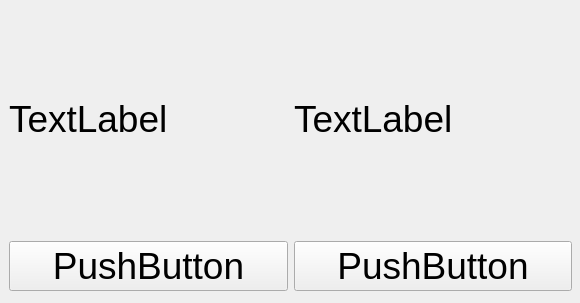
<?xml version="1.0" encoding="UTF-8"?>
<ui version="4.0">
 <class>myWidget</class>
 <widget class="QWidget" name="myWidget">
  <property name="geometry">
   <rect>
    <x>0</x>
    <y>0</y>
    <width>580</width>
    <height>303</height>
   </rect>
  </property>
  <property name="font">
   <font>
    <pointsize>28</pointsize>
   </font>
  </property>
  <property name="windowTitle">
   <string>Form</string>
  </property>
  <widget class="QWidget" name="gridLayoutWidget">
   <property name="geometry">
    <rect>
     <x>9</x>
     <y>3</y>
     <width>572</width>
     <height>288</height>
    </rect>
   </property>
   <layout class="QGridLayout" name="gridLayout">
    <property name="rightMargin">
     <number>9</number>
    </property>
    <item row="0" column="0">
     <widget class="QLabel" name="label1">
      <property name="text">
       <string>TextLabel</string>
      </property>
     </widget>
    </item>
    <item row="0" column="1">
     <widget class="QLabel" name="label2">
      <property name="text">
       <string>TextLabel</string>
      </property>
     </widget>
    </item>
    <item row="1" column="0">
     <widget class="QPushButton" name="Button1">
      <property name="text">
       <string>PushButton</string>
      </property>
     </widget>
    </item>
    <item row="1" column="1">
     <widget class="QPushButton" name="Button2">
      <property name="text">
       <string>PushButton</string>
      </property>
     </widget>
    </item>
   </layout>
  </widget>
 </widget>
 <resources/>
 <connections/>
</ui>
